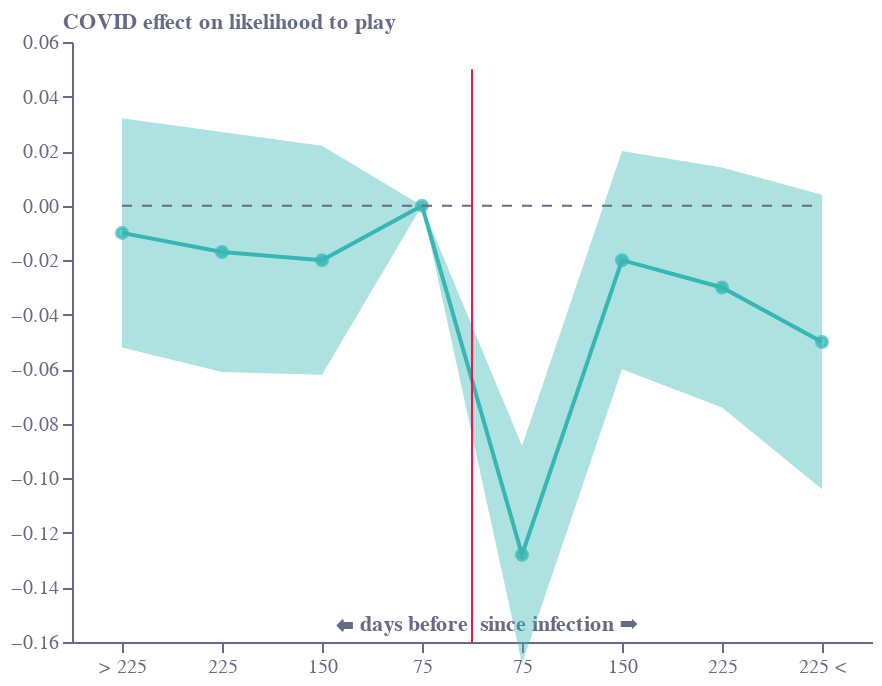

Notebook cell for this chart:
### Code cell
base = alt.Chart(f1).encode(
    x=alt.X(
        "x:N",
        sort=[],
        axis=alt.Axis(
            grid=False,
            titleAlign="center",
            titleAnchor="middle",
            title="⬅ days before  since infection ➡",
            titleY=-15,
            titleX=207,
            labelColor=colors["eco-gray"],
            titleColor=colors["eco-gray"],
            tickColor=colors["eco-gray"],
            domainColor=colors["eco-gray"],
            tickCount=10,
            orient="bottom",
            labelAngle=0,
        ),
    )
)
line = base.mark_line(color=colors["eco-turquiose"]).encode(
    y=alt.Y(
        "y:Q",
        sort=[],
        axis=alt.Axis(
            grid=False,
            title="COVID effect on likelihood to play",
            titleX=-5,
            titleY=-5,
            titleBaseline="bottom",
            titleAngle=0,
            titleAlign="left",
            labelColor=colors["eco-gray"],
            titleColor=colors["eco-gray"],
            tickColor=colors["eco-gray"],
            domainColor=colors["eco-gray"],
        ),
        scale=alt.Scale(domain=[-0.16, 0.06]),
    )
)
points = line.mark_point(
    size=25, color=colors["eco-turquiose"], fill=colors["eco-turquiose"]
)
area = base.mark_area(opacity=0.4, color=colors["eco-turquiose"]).encode(
    y="e1:Q", y2="e2:Q"
)
axis1 = (
    alt.Chart(pd.DataFrame([{"x": "> 225", "y": 0}, {"x": "225 <", "y": 0}]))
    .mark_line(strokeWidth=1, strokeDash=[5, 5], color=colors["eco-gray"])
    .encode(x=alt.X("x:N", sort=[]), y="y:Q")
)
axis2 = (
    alt.Chart(pd.DataFrame([{"x": "75", "y": -0.16}, {"x": "75", "y": 0.05}]))
    .mark_line(strokeWidth=1, xOffset=25, color=colors["eco-dot"])
    .encode(x=alt.X("x:N", sort=[]), y="y:Q")
)
layer1 = (
    ((area + line + points + axis1 + axis2).properties(height=300, width=400))
    .configure_view(stroke=None)
    .properties(title="")
)
layer1.save("visualisation/" + f + ".json")
layer1.save("visualisation/" + f + ".png")
open("README.md", "w").write(readme)
layer1

### Figure 1 — Vega-Lite specification as saved in the notebook (floating-point values rounded to 4 significant figures)
{"config": {"view": {"continuousWidth": 400, "continuousHeight": 300, "stroke": null}}, "layer": [{"mark": {"type": "area", "color": "#36B7B4", "opacity": 0.4}, "encoding": {"x": {"type": "nominal", "axis": {"domainColor": "#676A86", "grid": false, "labelAngle": 0, "labelColor": "#676A86", "orient": "bottom", "tickColor": "#676A86", "tickCount": 10, "title": "⬅ days before  since infection ➡", "titleAlign": "center", "titleAnchor": "middle", "titleColor": "#676A86", "titleX": 207, "titleY": -15}, "field": "x", "sort": []}, "y": {"type": "quantitative", "field": "e1"}, "y2": {"field": "e2"}}}, {"mark": {"type": "line", "color": "#36B7B4"}, "encoding": {"x": {"type": "nominal", "axis": {"domainColor": "#676A86", "grid": false, "labelAngle": 0, "labelColor": "#676A86", "orient": "bottom", "tickColor": "#676A86", "tickCount": 10, "title": "⬅ days before  since infection ➡", "titleAlign": "center", "titleAnchor": "middle", "titleColor": "#676A86", "titleX": 207, "titleY": -15}, "field": "x", "sort": []}, "y": {"type": "quantitative", "axis": {"domainColor": "#676A86", "grid": false, "labelColor": "#676A86", "tickColor": "#676A86", "title": "COVID effect on likelihood to play", "titleAlign": "left", "titleAngle": 0, "titleBaseline": "bottom", "titleColor": "#676A86", "titleX": -5, "titleY": -5}, "field": "y", "scale": {"domain": [-0.16, 0.06]}, "sort": []}}}, {"mark": {"type": "point", "color": "#36B7B4", "fill": "#36B7B4", "size": 25}, "encoding": {"x": {"type": "nominal", "axis": {"domainColor": "#676A86", "grid": false, "labelAngle": 0, "labelColor": "#676A86", "orient": "bottom", "tickColor": "#676A86", "tickCount": 10, "title": "⬅ days before  since infection ➡", "titleAlign": "center", "titleAnchor": "middle", "titleColor": "#676A86", "titleX": 207, "titleY": -15}, "field": "x", "sort": []}, "y": {"type": "quantitative", "axis": {"domainColor": "#676A86", "grid": false, "labelColor": "#676A86", "tickColor": "#676A86", "title": "COVID effect on likelihood to play", "titleAlign": "left", "titleAngle": 0, "titleBaseline": "bottom", "titleColor": "#676A86", "titleX": -5, "titleY": -5}, "field": "y", "scale": {"domain": [-0.16, 0.06]}, "sort": []}}}, {"data": {"name": "data-78135e502b9e420b797d9eb9fadc3c1a"}, "mark": {"type": "line", "color": "#676A86", "strokeDash": [5, 5], "strokeWidth": 1}, "encoding": {"x": {"type": "nominal", "field": "x", "sort": []}, "y": {"type": "quantitative", "field": "y"}}}, {"data": {"name": "data-74623f02bdf24a777a4760c86f3813e6"}, "mark": {"type": "line", "color": "#F4134D", "strokeWidth": 1, "xOffset": 25}, "encoding": {"x": {"type": "nominal", "field": "x", "sort": []}, "y": {"type": "quantitative", "field": "y"}}}], "data": {"name": "data-13cf91a168a190bc3a85df9813f5386e"}, "height": 300, "title": "", "width": 400, "$schema": "https://vega.github.io/schema/vega-lite/v4.8.1.json", "datasets": {"data-13cf91a168a190bc3a85df9813f5386e": [{"x": "> 225", "y": -0.01, "e": 0.021, "e1": -0.052, "e2": 0.032}, {"x": "225", "y": -0.017, "e": 0.022, "e1": -0.061, "e2": 0.027}, {"x": "150", "y": -0.02, "e": 0.021, "e1": -0.062, "e2": 0.022}, {"x": "75", "y": 0.0, "e": 0.0, "e1": 0.0, "e2": 0.0}, {"x": " 75", "y": -0.128, "e": 0.02, "e1": -0.168, "e2": -0.088}, {"x": " 150", "y": -0.02, "e": 0.02, "e1": -0.06, "e2": 0.02}, {"x": " 225", "y": -0.03, "e": 0.022, "e1": -0.074, "e2": 0.014}, {"x": "225 <", "y": -0.05, "e": 0.027, "e1": -0.104, "e2": 0.004}], "data-78135e502b9e420b797d9eb9fadc3c1a": [{"x": "> 225", "y": 0}, {"x": "225 <", "y": 0}], "data-74623f02bdf24a777a4760c86f3813e6": [{"x": "75", "y": -0.16}, {"x": "75", "y": 0.05}]}}
